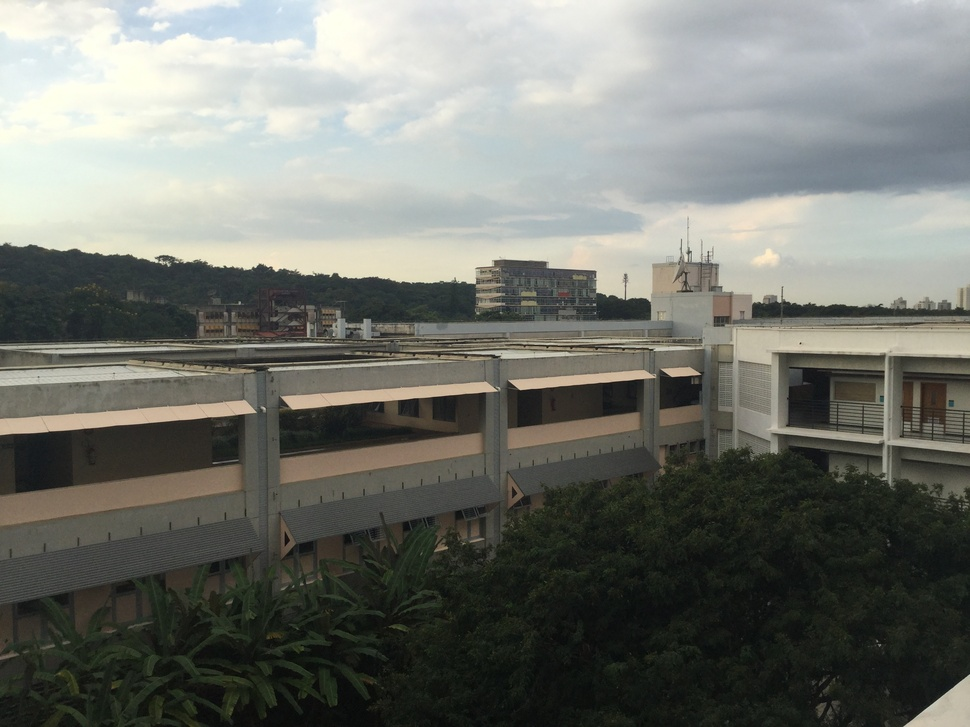
#> input picture quiz2/images/25.JPG, 970 x 727 px, shrunk from 3264 x 2448 before the run; its folder holds only this picture in this run
$ jupyter execute 'Avarage image and noise.ipynb'
#> lines starting #> are read from the running program, lines starting #| are printed output that depends on the picture
[cell 1]
import os
import cv2
import numpy as np

imagesList = list() # all images read from input folder (50)
INPUT_PATH = "./images/" # input folder
OUTPUT_PATH = "./results/" # output folder

# a function to display an image to screen and save it to a file
def showImageAndSaveToFile(img,output):
    cv2.namedWindow('image', cv2.WINDOW_NORMAL)
    cv2.imshow('image', img)
    cv2.waitKey(0) and cv2.destroyAllWindows()
    cv2.imwrite(output, img)

for fileName in os.listdir(INPUT_PATH): # read all images in input folder
    imagesList.append(cv2.imread(INPUT_PATH + fileName, cv2.IMREAD_GRAYSCALE))

xSize, ySize = imagesList[0].shape # get their shape
#> xSize = 727; ySize = 970

imgSum = np.zeros((xSize, ySize), dtype=np.uint16) # temporary matrix to store the sum of various uint8 matrixes (the images)
imgAvg = np.zeros((xSize, ySize), dtype=np.uint8) # matrix of the average of all the images read

for img in imagesList:
    imgSum = np.add(imgSum, img)
#> this loop made 1 pass
#> pass 1, `imgSum = np.add(imgSum, img)`:
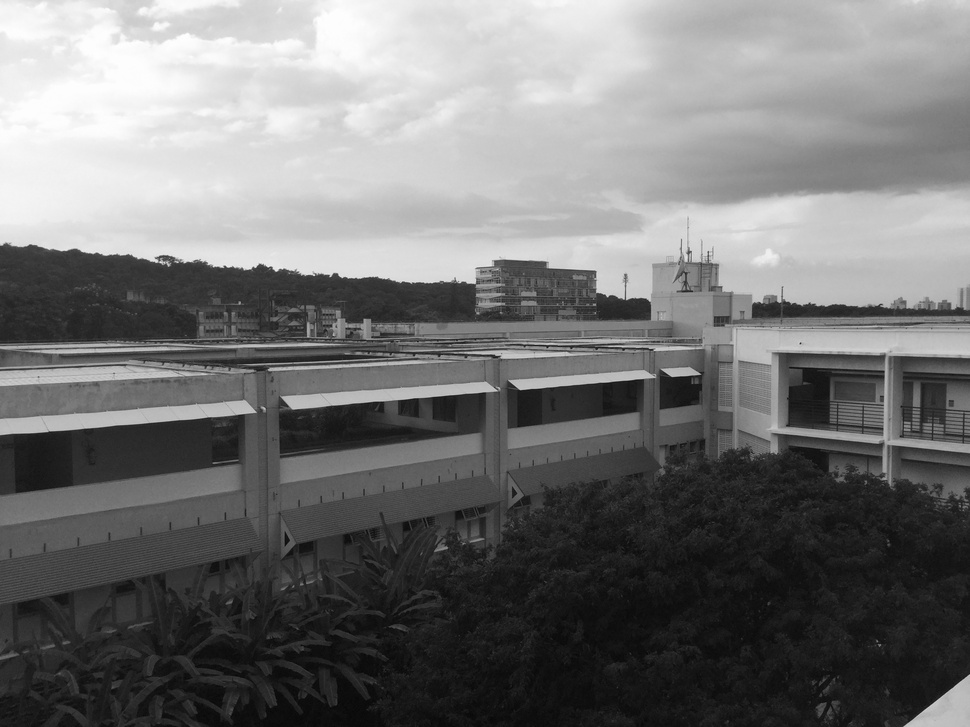
#> imgSum: shape (727, 970) uint16; min 5, max 255, mean 116.2

imgSum = np.divide(imgSum,len(imagesList)) # get average

imgAvg = imgSum.astype(np.uint8) # convert to uint8, expected by OpenCv

showImageAndSaveToFile(imgAvg, OUTPUT_PATH + "imgAvg.jpeg") # show the average image

imgBuff = np.zeros((xSize, ySize), dtype=np.float64) # temporary matrix to receive the computation of average noise image
imgNes = np.zeros((xSize, ySize), dtype=np.uint8) # matrix to output the computation done in the temporary matrix

for img in imagesList: #computing average noise
    imgBuff = np.add(imgBuff,np.subtract(imgAvg, img)**2)

imgBuff = np.square(np.divide(imgBuff, len(imagesList)))

imgNes = imgBuff.astype(np.uint8) # convert to uint8, expected by OpenCv
#> imgNes: shape (727, 970); every value is 0

showImageAndSaveToFile(imgNes, OUTPUT_PATH + "imgNoiseAvg.jpeg")  # show the average noise image

avgNoise = (np.sum(imgNes))/(xSize*ySize) # average noise escalar
#> avgNoise = 0
print(avgNoise)
#| 0.0
